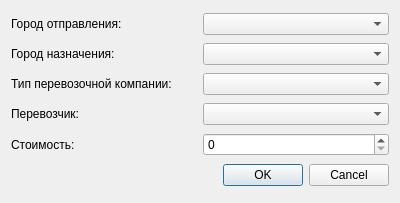
<ui version="4.0" >
 <class>CNewRouteDialog</class>
 <widget class="QDialog" name="CNewRouteDialog" >
  <property name="geometry" >
   <rect>
    <x>0</x>
    <y>0</y>
    <width>400</width>
    <height>203</height>
   </rect>
  </property>
  <property name="windowTitle" >
   <string>Добавление нового маршрута</string>
  </property>
  <layout class="QGridLayout" >
   <item row="0" column="0" >
    <widget class="QLabel" name="label" >
     <property name="text" >
      <string>Город отправления:</string>
     </property>
    </widget>
   </item>
   <item row="0" column="1" >
    <widget class="QComboBox" name="comboBox" />
   </item>
   <item row="1" column="0" >
    <widget class="QLabel" name="label_2" >
     <property name="text" >
      <string>Город назначения:</string>
     </property>
    </widget>
   </item>
   <item row="1" column="1" >
    <widget class="QComboBox" name="comboBox_2" />
   </item>
   <item row="2" column="0" >
    <widget class="QLabel" name="label_3" >
     <property name="text" >
      <string>Тип перевозочной компании:</string>
     </property>
    </widget>
   </item>
   <item row="2" column="1" >
    <widget class="QComboBox" name="comboBox_3" />
   </item>
   <item row="3" column="0" >
    <widget class="QLabel" name="label_4" >
     <property name="text" >
      <string>Перевозчик:</string>
     </property>
    </widget>
   </item>
   <item row="3" column="1" >
    <widget class="QComboBox" name="comboBox_4" />
   </item>
   <item row="4" column="0" >
    <widget class="QLabel" name="label_5" >
     <property name="text" >
      <string>Стоимость:</string>
     </property>
    </widget>
   </item>
   <item row="4" column="1" >
    <widget class="QSpinBox" name="spinBox" />
   </item>
   <item row="5" column="0" colspan="2" >
    <widget class="QDialogButtonBox" name="buttonBox" >
     <property name="orientation" >
      <enum>Qt::Horizontal</enum>
     </property>
     <property name="standardButtons" >
      <set>QDialogButtonBox::Cancel|QDialogButtonBox::NoButton|QDialogButtonBox::Ok</set>
     </property>
    </widget>
   </item>
  </layout>
 </widget>
 <resources/>
 <connections>
  <connection>
   <sender>buttonBox</sender>
   <signal>accepted()</signal>
   <receiver>CNewRouteDialog</receiver>
   <slot>accept()</slot>
   <hints>
    <hint type="sourcelabel" >
     <x>248</x>
     <y>254</y>
    </hint>
    <hint type="destinationlabel" >
     <x>157</x>
     <y>274</y>
    </hint>
   </hints>
  </connection>
  <connection>
   <sender>buttonBox</sender>
   <signal>rejected()</signal>
   <receiver>CNewRouteDialog</receiver>
   <slot>reject()</slot>
   <hints>
    <hint type="sourcelabel" >
     <x>316</x>
     <y>260</y>
    </hint>
    <hint type="destinationlabel" >
     <x>286</x>
     <y>274</y>
    </hint>
   </hints>
  </connection>
 </connections>
</ui>
